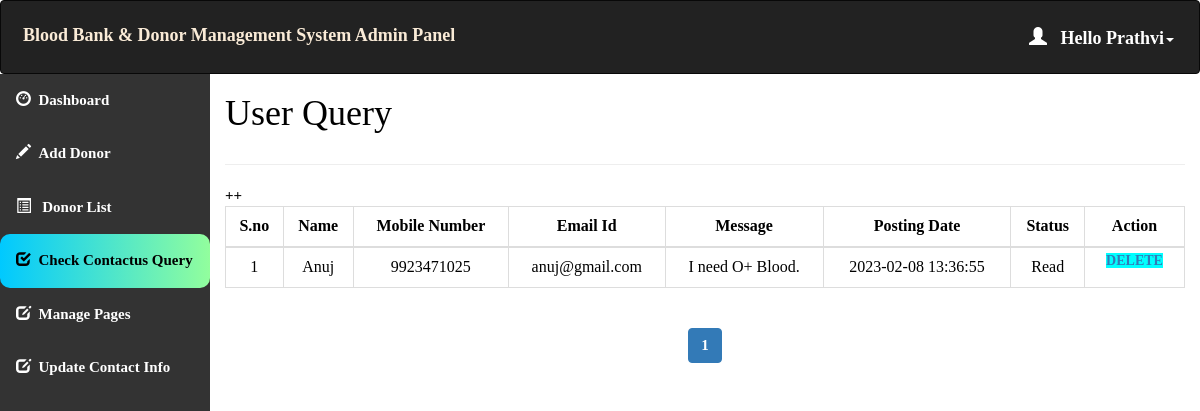
Page /admin/query.php (signed in) on the committed database.
### tables this page shows
create table contact_query(
query_id int auto_increment Not Null,
query_name varchar(100) NOT NULL,
query_number char(11) NOT NULL,
query_mail varchar(120) NOT NULL,
query_message longtext NOT NULL,
query_date timestamp NOT NULL DEFAULT CURRENT_TIMESTAMP,
query_status int(11) DEFAULT NULL,
Primary key(query_id)
);

### admin/query.php (the view, shortened to what this page needs)
<html>
<head>
  <link rel="stylesheet" href="https://maxcdn.bootstrapcdn.com/bootstrap/3.4.1/css/bootstrap.min.css">
</head>
<?php
include 'conn.php';
  if (isset($_SESSION['loggedin']) && $_SESSION['loggedin'] == true) {
  ?>
<body style="color:black">
<div id="header">
<?php include 'header.php';
?>
</div>
<div id="sidebar">
<?php $active="query"; include 'sidebar.php'; ?>
</div>
<div id="content" >
  <div class="content-wrapper">
    <div class="container-fluid">
      <div class="row">
        <div class="col-md-12 lg-12 sm-12">
          <h1 class="page-title">User Query</h1>
        </div>
      </div>
      <hr>
++
      <?php
        include 'conn.php';
          $limit = 10;
          if(isset($_GET['page'])){
            $page = $_GET['page'];
          }else{
            $page = 1;
          }
          $offset = ($page - 1) * $limit;
          $count=$offset+1;
        $sql= "select * from contact_query LIMIT {$offset},{$limit}";
        $result=mysqli_query($conn,$sql);
        if(mysqli_num_rows($result)>0)   {
       ?>
       <div class="table-responsive">
      <table class="table table-bordered" style="text-align:center">
          <thead style="text-align:center">
          <th style="text-align:center">S.no</th>
          <th style="text-align:center">Name</th>
          <th style="text-align:center">Mobile Number</th>
          <th style="text-align:center">Email Id</th>
          <th style="text-align:center">Message</th>
          <th style="text-align:center">Posting Date</th>
          <th style="text-align:center">Status</th>
          <th style="text-align:center">Action</th>
          </thead>
          <tbody>
            <?php
            while($row = mysqli_fetch_assoc($result)) { ?>
          <tr>
                  <td><?php echo $count++; ?></td>
                  <td><?php echo $row['query_name']; ?></td>
                  <td><?php echo $row['query_number']; ?></td>
                  <td><?php echo $row['query_mail']; ?></td>
                  <td><?php echo $row['query_message']; ?></td>
                  <td><?php echo $row['query_date']; ?></td>
                  <?php if($row['query_status']==1)
{
?><td>Read<br></td>
<?php } else {?>
<td><a href="query.php?id=<?php echo $row['query_id'];?>" onclick="clickme()"><b id="demo">Pending</b></a><br>
</td>
<?php } ?>
                    <td id="he" style="width:100px">
                    <a style="background-color:aqua" href='delete_query.php?id=<?php echo $row['query_id']; ?>'> Delete </a>
                </td>
              </tr>
            <?php } ?>
          </tbody>
      </table>
    </div>
    <?php } ?>
    <div class="table-responsive"style="text-align:center;align:center">
        <?php
        $sql1 = "SELECT * FROM contact_query";
        $result1 = mysqli_query($conn, $sql1) or die("Query Failed.");
        if(mysqli_num_rows($result1) > 0){
          $total_records = mysqli_num_rows($result1);
          $total_page = ceil($total_records / $limit);
          echo '<ul class="pagination admin-pagination">';
          for($i = 1; $i <= $total_page; $i++){
            if($i == $page){
              $active = "active";
            }else{
              $active = "";
            }
            echo '<li class="'.$active.'"><a href="query.php?page='.$i.'">'.$i.'</a></li>';
          }
          echo '</ul>';
        }
        ?>
        </div>
      </div>
    </div>
   <?php }
    ?>
</body>
</html>

### admin/header.php (shortened to what this page needs)
<!DOCTYPE html>
<html>
<head>
  <link rel="stylesheet" href="https://maxcdn.bootstrapcdn.com/bootstrap/3.4.1/css/bootstrap.min.css">
</head>
<body>
<nav class="navbar navbar-inverse">
  <div class="container-fluid">
    <div class="navbar-header">
      <a class="navbar-brand" id="qq" href="dashboard.php" style="color: antiquewhite;">Blood Bank & Donor Management System Admin Panel</a>
    </div>
    <ul class="nav navbar-nav navbar-right">
      <li class="dropdown"><a class="dropdown-toggle" id="qw" data-toggle="dropdown" href="#" style="font-weight:bold;color:white "> <span class="glyphicon glyphicon-user"></span>&nbsp&nbsp
        <?php
        include 'conn.php';
        $username=$_SESSION['username'];
        $sql="select * from admin_info where admin_username='$username'";
        $result=mysqli_query($conn,$sql) or die("query failed.");
        $row=mysqli_fetch_assoc($result);
        echo "Hello ".$row['admin_name'];
       ?><span class="caret"></span></a>
    </li>
    </ul>
  </div>
</nav>
</body></html>

### admin/query.php (style rules this page uses)
#sidebar { position:relative;margin-top:-20px }
#content { position:relative;margin-left:210px }
#he { font-size: 14px; font-weight: 600; text-transform: uppercase; padding: 3px 7px; color: #fff; text-decoration: none; border-radius: 3px; align:center }

### admin/header.php (style rules this page uses)
.navbar { background-color: #333333 ; padding: 10px 10px; color:#FF0404 ; }
.navbar a { float: left; color: white; text-align: center; padding: 12px; text-decoration: none; font-size: 18px; line-height: 25px; }
.navbar-brand { font-size: 25px; font-weight: bold; }
.navbar a { float: none; display: block; text-align: left; }
.navbar-right { float: none; }

### admin/sidebar.php (style rules this page uses)
body { margin: 0; font-family: 'Averia Gruesa Libre';font-size: 15px; color:#F8F9F9; }

### rows in the picture
contact_query: query_name "Anuj", query_number "9923471025", query_mail "anuj@gmail.com", query_message "I need O+ Blood.", query_date "2023-02-08 13:36:55", query_status "Read"

### other values in the picture
$row['admin_name'] "Prathvi"
